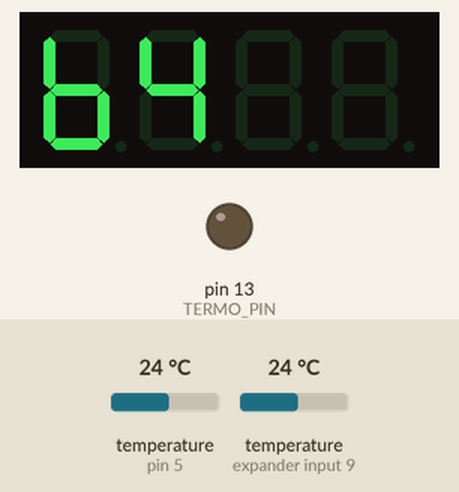
The sketch below on a simulated Arduino Uno, built with avr-gcc and run on an emulated ATmega328P. Parts: 4-digit seven-segment display, output pins drawn as LEDs (lit = HIGH). Inputs (shaded band) come from the test bench; at power-on: temperature (sensors on pin 5, expander input 9) 24 °C. What the sketch prints to the serial monitor is not drawn.

Above: at 0.5 s.
At 2.6 s:
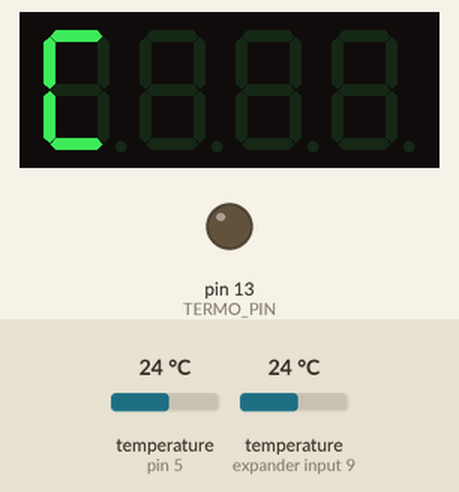
At 4.6 s:
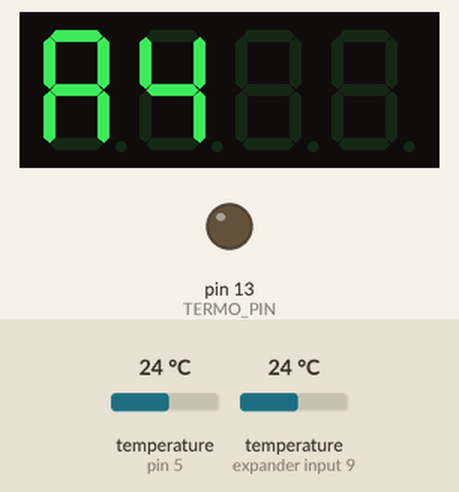

The sketch:

Balkon.ino
```cpp
//BALKON
#include "DHT.h"
#include <TM1637.h>          // Библиотека дисплея
#include <elapsedMillis.h>
#include <OneWire.h>
#include <DallasTemperature.h>
#include <avr/wdt.h>

#define ONE_WIRE_PIN 5   // DS18b20
#define VENT_PIN 2     // вентилятор
#define CLK 3 // К этому пину подключаем CLK дисплея
#define DIO 4 // К этому пину подключаем DIO дисплея
#define TERMO_PIN 13     // нагревательный элемент

#define DHTTYPE DHT11

TM1637 tm1637(CLK, DIO);

OneWire ds(ONE_WIRE_PIN);
DallasTemperature sensors(&ds);
DeviceAddress innerTempDeviceAddress;
DeviceAddress outerTempDeviceAddress;

elapsedMillis lastVentOn_ms;
elapsedMillis lastVentOff_ms;
elapsedMillis lastChangeShowMode_ms = 999999;
elapsedMillis lastTermoOn_ms;
elapsedMillis lastTermoOff_ms;
elapsedMillis lastRefreshSensor_ms = 999999;
elapsedMillis lastStatistic_ms = 0;
elapsedMillis lastUpdStatistic_ms = 0;

int ShowMode = 1;     // 1-показать внутр T
// 2-показать внеш T
// 3-показать % работы нагрева от общего времени за последний час

int VentOn = 0;
int TermoOn = 0;  // 0/1
float k_Temperature = 1.0;  //для расчета времени нагрева от внешней T
volatile float t_in;
volatile float t_out;
volatile unsigned long totalStatisticNagrev = 0;
volatile unsigned long currentStatisticNagrev = 0;

const double MIN_T = 1.0; //диапозон температур внутри ящика
const double MAX_T = 2.0; //диапозон температур внутри ящика

const unsigned long SHOW_MODE_DELAY_S = 2; //sec
const unsigned long REFRESH_SENSOR_INTERVAL_S = 30;   //1 мин
const unsigned long NAGREV_AVERAGE_S = 30;
const unsigned long PAUSE_NAGREV_S = 30;
const unsigned long VENT_WORK_AFTER_NAGREV_S = 10;
const unsigned long PERIOD_VENT_S = 15;  // периодически (каждые PAUSE_VENT_S) включать на время PERIOD_VENT_S для выравнивания температуры внутри ящика
const unsigned long PAUSE_VENT_S = 3600;  //1 час  периодически (каждые PAUSE_VENT_S) включать на время PERIOD_VENT_S для выравнивания температуры внутри ящика
const unsigned long PERIOD_STATISTIC_S = 10800; //3ч период сбора анализа % работы нагрева

void setup() {
  // immediately disable watchdog timer so set will not get interrupted
  wdt_disable();

  pinMode(TERMO_PIN, OUTPUT);

  Serial.begin(9600);
  // Инициация дисплея
  tm1637.set(0);    // Устанавливаем яркость от 0 до 7
  tm1637.init(D4056A);
  tm1637.point(false);

  sensors.begin();
  sensors.getAddress(innerTempDeviceAddress, 1);
  sensors.getAddress(outerTempDeviceAddress, 0);
  sensors.setResolution(innerTempDeviceAddress, 11);  //9 bits 0.5°C ; 10 bits 0.25°C ; 11 bits 0.125°C ; 12 bits  0.0625°C
  sensors.setResolution(outerTempDeviceAddress, 11);

  // enable the watchdog timer. There are a finite number of timeouts allowed (see wdt.h).
  wdt_enable(WDTO_4S);
}

void TermoControl()
{
  if (TermoOn == 0 && t_in < MIN_T) //проверить и включить
  {
    // Serial.println(lastTermoOff_ms);
    if (lastTermoOff_ms > PAUSE_NAGREV_S * 1000)
    {
      //Serial.println("TermoControlON");
      TermoOn = 1;
      lastTermoOn_ms = 0;
    }
  }
  else if (TermoOn == 1 && (lastTermoOn_ms > NAGREV_AVERAGE_S * k_Temperature * 1000 || t_in > MAX_T))// проверить и выключить
  {
    //Serial.println("TermoControlOFF");
    Serial.println(k_Temperature);
    TermoOn = 0;
    lastTermoOff_ms = 0;
  }
  digitalWrite(TERMO_PIN, TermoOn);
}

void VentControl()
{
  if (TermoOn == 1 || lastTermoOff_ms < VENT_WORK_AFTER_NAGREV_S * 1000)  //при нагреве всегда сразу включать вент, а выключть через VENT_WORK_AFTER_NAGREV_S после окончания нагрева из-за инерции нагревателя
  {
    VentOn = 1;
    // Serial.println("TermoOn1");
    //lastVentOn_ms = 0;
  }
  else // даже без нагрева, периодически включать вентилятор для выравнивания температуры внутри ящика
  {
    if (VentOn == 1)
    {
      if (lastVentOn_ms > PERIOD_VENT_S * 1000)
      {
        VentOn = 0;
        lastVentOff_ms = 0;
      }
    }
    else
    {
      if (lastVentOff_ms > PAUSE_VENT_S * 1000)
      {
        Serial.println("TermoOn2");
        VentOn = 1;
        lastVentOn_ms = 0;
      }
    }
  }
  Serial.print("VentOn:");
  Serial.println(VentOn);
  digitalWrite(VENT_PIN, VentOn);
}

void GetStatistic()
{
  if (lastStatistic_ms > PERIOD_STATISTIC_S * 1000)
  {
    totalStatisticNagrev = currentStatisticNagrev;
    currentStatisticNagrev = 0;
    lastStatistic_ms = 0;
  }
  if (TermoOn == 1 && lastUpdStatistic_ms > 1000) //update every sec
  {
    currentStatisticNagrev += 1;
    lastUpdStatistic_ms = 0;
  }
}

void AutoChangeShowMode(bool needRefresh)
{
  int modeChanged = 0;

  if (lastChangeShowMode_ms > SHOW_MODE_DELAY_S * (ShowMode == 1 ? 2 : 1) * 1000) //для внутр T  - в 2 р дольше
  {
    ShowMode += 1;
    if (ShowMode > 3) ShowMode = 1;
    lastChangeShowMode_ms = 0;

    tm1637.clearDisplay();
    switch (ShowMode)
    {
      case 1:     //внутр T
        if (TermoOn == 1)
          tm1637.set(7);    // яркость от 0 до 7
        else
          tm1637.set(1);    // яркость от 0 до 7
        tm1637.display(FormatDisplay(t_in));
        if (abs((int)(t_in * 10.0)) <= 9)  //<=0.9c
          tm1637.display(2, 0);
        tm1637.display(0, 10);
        if (t_in < 0)
          tm1637.display(1, 16);
        if (abs((int)(t_in * 10.0)) <= 99)  //<=9.9c
        {
          tm1637.display(3, 99); //мигнем последним разрядом - признак что это десятые градуса
          delay(200);
          tm1637.display(FormatDisplay(t_in));
          tm1637.display(0, 10);
          if (abs((int)(t_in * 10.0)) <= 9)  //<=0.9c
            tm1637.display(2, 0);
          if (t_in < 0)
            tm1637.display(1, 16);
        }
        break;
      case 2:     //внеш T
        tm1637.set(1);    // яркость от 0 до 7
        tm1637.display(FormatDisplay(t_out));
        if (abs((int)(t_out * 10.0)) <= 9)  //<=0.9c
          tm1637.display(2, 0);
        tm1637.display(0, 11);
        if (t_out < 0)
          tm1637.display(1, 16);
        if (abs((int)(t_out * 10.0)) <= 99) //<=9.9c
        {
          tm1637.display(3, 99); //мигнем последним разрядом - признак что это десятые градуса
          delay(200);
          tm1637.display(FormatDisplay(t_out));
          if (abs((int)(t_out * 10.0)) <= 9)  //<=0.9c
            tm1637.display(2, 0);
          tm1637.display(0, 11);
          if (t_out < 0)
            tm1637.display(1, 16);
        }
        break;
      case 3:     //% работы нагрева за предыдущие 3ч
        tm1637.set(1);    // яркость от 0 до 7
        Serial.print("totalStatisticNagrev ");
        Serial.println(totalStatisticNagrev * 100);
        tm1637.display(int((totalStatisticNagrev * 100) / PERIOD_STATISTIC_S ));
        tm1637.display(0, 12);
        break;
    }
  }
}

// когда <10, показываем десятые градуса
int FormatDisplay(float f)
{
  int i;
  if (abs((int)(f * 10.0)) <= 99)  //<=9.9c
    i = f * 10.0;
  else
    i = f;
  return abs(i);
}

void RefreshSensorData()
{
  if (lastRefreshSensor_ms > REFRESH_SENSOR_INTERVAL_S * 1000)
  {
    sensors.requestTemperatures();
    float realTemper = sensors.getTempCByIndex(0);
    t_in = sensors.getTempC(innerTempDeviceAddress);
    t_out = sensors.getTempC(outerTempDeviceAddress);
    //    Serial.println(lastRefreshSensor_ms);
    //    Serial.println("T=");
    //    Serial.println(t_in);
    //    Serial.println(t_out);

    //вычисление к-та времени нагрева от наружней температуры
    if (t_out < -10)
    {
      k_Temperature = 5.0;
    }
    else if (t_out < -5)
    {
      k_Temperature = 2.0;
    }
    else if (t_out < 0)
    {
      k_Temperature = 1.0;
    }
    else
    {
      k_Temperature = 0;
    }
    lastRefreshSensor_ms = 0;
  }
}

void loop()
{
  RefreshSensorData();
  TermoControl();
  VentControl();
  GetStatistic();

  AutoChangeShowMode(false);
  wdt_reset();
}
```

Measured:
- by itself, everything shown: repeats every 8.0 s, in 3 steps
- what the display in image 0 shows lasts 2.0 s, from 0.5 s to 2.5 s
- what the display in image 2 shows lasts 4.0 s, from 4.5 s to 8.5 s
